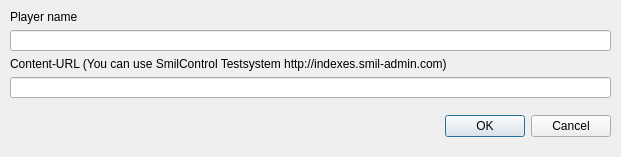
<?xml version="1.0" encoding="UTF-8"?>
<ui version="4.0">
 <class>ConfigDialog</class>
 <widget class="QDialog" name="ConfigDialog">
  <property name="geometry">
   <rect>
    <x>0</x>
    <y>0</y>
    <width>621</width>
    <height>157</height>
   </rect>
  </property>
  <property name="windowTitle">
   <string>Dialog</string>
  </property>
  <widget class="QDialogButtonBox" name="buttonBox">
   <property name="enabled">
    <bool>true</bool>
   </property>
   <property name="geometry">
    <rect>
     <x>270</x>
     <y>110</y>
     <width>341</width>
     <height>32</height>
    </rect>
   </property>
   <property name="font">
    <font>
     <kerning>true</kerning>
    </font>
   </property>
   <property name="orientation">
    <enum>Qt::Horizontal</enum>
   </property>
   <property name="standardButtons">
    <set>QDialogButtonBox::Cancel|QDialogButtonBox::Ok</set>
   </property>
  </widget>
  <widget class="QWidget" name="layoutWidget">
   <property name="geometry">
    <rect>
     <x>10</x>
     <y>10</y>
     <width>601</width>
     <height>89</height>
    </rect>
   </property>
   <layout class="QVBoxLayout" name="verticalLayout">
    <item>
     <widget class="QLabel" name="labelPlayerName">
      <property name="sizePolicy">
       <sizepolicy hsizetype="Maximum" vsizetype="Maximum">
        <horstretch>0</horstretch>
        <verstretch>0</verstretch>
       </sizepolicy>
      </property>
      <property name="text">
       <string>&lt;html&gt;&lt;head/&gt;&lt;body&gt;&lt;p&gt;Player name&lt;/p&gt;&lt;/body&gt;&lt;/html&gt;</string>
      </property>
     </widget>
    </item>
    <item>
     <widget class="QLineEdit" name="lineEditPlayerName"/>
    </item>
    <item>
     <widget class="QLabel" name="labelContentUrl">
      <property name="sizePolicy">
       <sizepolicy hsizetype="Maximum" vsizetype="Maximum">
        <horstretch>0</horstretch>
        <verstretch>0</verstretch>
       </sizepolicy>
      </property>
      <property name="text">
       <string>&lt;html&gt;&lt;head/&gt;&lt;body&gt;&lt;p&gt;Content-URL (You can use SmilControl Testsystem http://indexes.smil-admin.com)&lt;/p&gt;&lt;/body&gt;&lt;/html&gt;</string>
      </property>
     </widget>
    </item>
    <item>
     <widget class="QLineEdit" name="lineEditContentUrl"/>
    </item>
   </layout>
  </widget>
 </widget>
 <tabstops>
  <tabstop>lineEditPlayerName</tabstop>
  <tabstop>lineEditContentUrl</tabstop>
 </tabstops>
 <resources/>
 <connections>
  <connection>
   <sender>buttonBox</sender>
   <signal>accepted()</signal>
   <receiver>ConfigDialog</receiver>
   <slot>accept()</slot>
   <hints>
    <hint type="sourcelabel">
     <x>248</x>
     <y>254</y>
    </hint>
    <hint type="destinationlabel">
     <x>157</x>
     <y>274</y>
    </hint>
   </hints>
  </connection>
  <connection>
   <sender>buttonBox</sender>
   <signal>rejected()</signal>
   <receiver>ConfigDialog</receiver>
   <slot>reject()</slot>
   <hints>
    <hint type="sourcelabel">
     <x>316</x>
     <y>260</y>
    </hint>
    <hint type="destinationlabel">
     <x>286</x>
     <y>274</y>
    </hint>
   </hints>
  </connection>
 </connections>
</ui>
